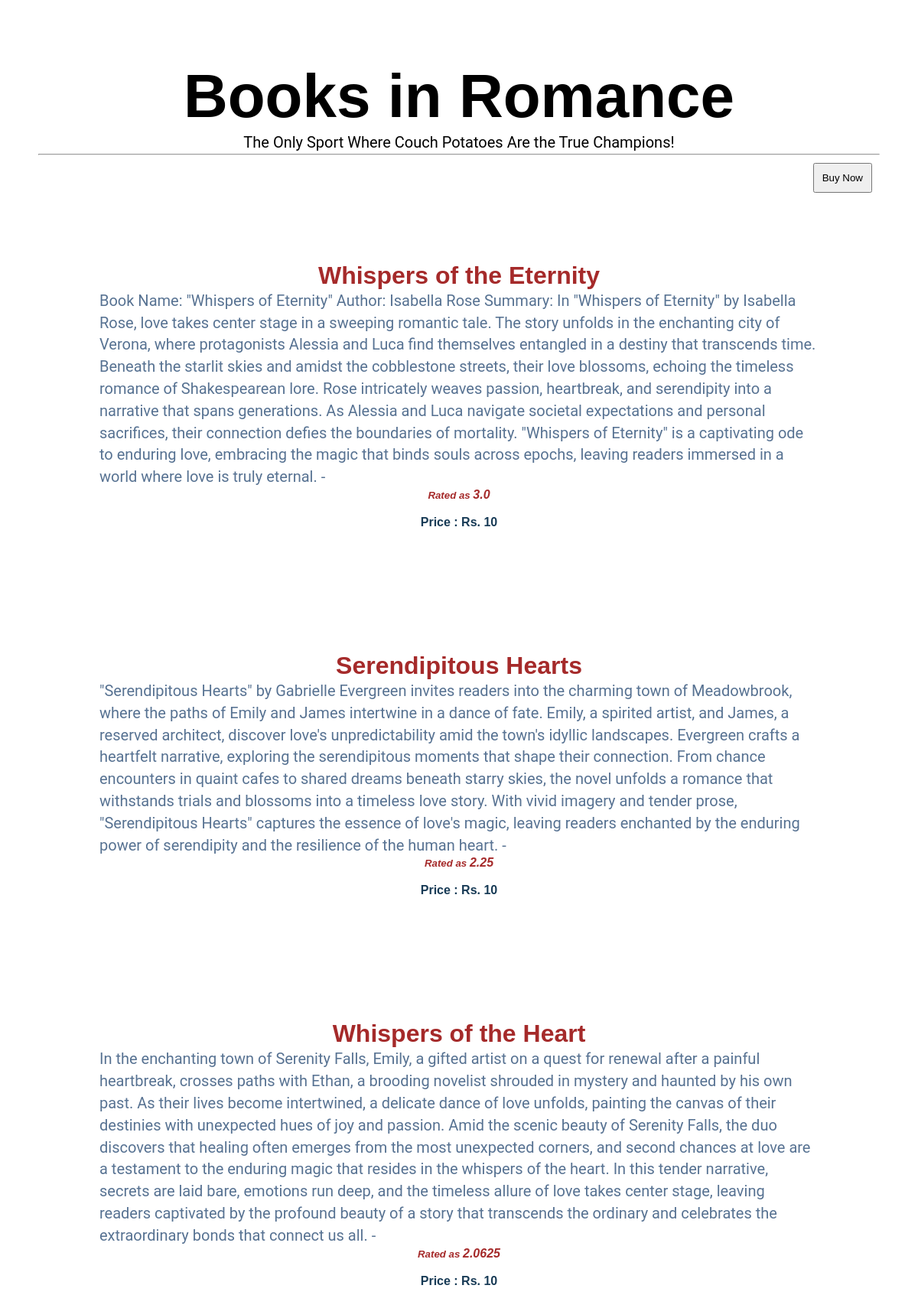
The app's page /section/Romance with its own data.
### app/models.py (models this page shows)
class Section(db.Model):
    id = db.Column(db.Integer, primary_key=True)
    name = db.Column(db.String(50))
    date_created = db.Column(db.Date , default = datetime.utcnow )
    description = db.Column(db.String(100))
    books = db.relationship('Book', backref='section', lazy=True)
    archivist_id = db.Column(db.Integer, db.ForeignKey('archivist.id'))

class Book(db.Model):
    id = db.Column(db.Integer, primary_key=True)
    name = db.Column(db.String(100))
    author = db.Column(db.String(100))
    content = db.Column(db.Text)
    date_issued = db.Column(db.Date)
    date_returned = db.Column(db.Date)
    rating = db.Column(db.Float)
    section_id = db.Column(db.Integer, db.ForeignKey('section.id'))
    archivist_id = db.Column(db.Integer, db.ForeignKey('archivist.id'))

### app/routes.py (the view)
@app.route("/section/<sec_name>")
def section( sec_name ):
    section_info = Section.query.filter_by( name = sec_name ).first()
    all_books = Book.query.filter_by( section_id = section_info.id ).all()
    sorted_books_per_rating = sorted( all_books , key = lambda x : x.rating , reverse= True )
    return render_template( "particular_section.html" , sorted_books_per_rating =sorted_books_per_rating , sec_name = section_info.name  )

### app/templates/particular_section.html (shortened to what this page needs)
<!DOCTYPE html>
<html lang="en">
<head>
  <link rel="stylesheet" href="{{ url_for('static', filename='styles.css' ) }}" />
</head>
<body>
  <section class="top-categories">
    <div class="container">
      <div class="category-heading">
        <h1 style="color: black; font-size: 80px">Books in {{ sec_name }}</h1>
        <p>The Only Sport Where Couch Potatoes Are the True Champions!</p>
      </div>
      <hr>
      <div class="Buy">
        <button><a href=" {{ url_for( 'buy' , sec_name = sec_name ) }}"> Buy Now </a></button>
      </div>
      <div class="available-categories flex">
        {% for book in sorted_books_per_rating %}
        <div class="card flex">
          <h2><a style="color: black"> <strong style="color: brown;">{{ book.name }}</strong> </a></h2>
          <p>{{ book.content }} -
          <h5 style="color : grey"> <em style="color: brown;"> Rated as <strong style="font-size: 16px;">{{ book.rating
                }}</strong> </em></h5>
          </p>
          <br />
          <h4>Price : Rs. 10 </h4>
        </div>
        {% endfor %}
      </div>
    </div>
  </section>
</body>
</html>

### app/static/styles.css (style rules this page uses)
* { margin: 0 ; padding : 0 ; box-sizing : border-box ; }
:root { --primary-text-color : #183b56 ; --secondary-text-color : #577292 ; --accent-color: #2294ed ; --accent-color-dark: #1d69a3 ; --padding-inline-section : 20px ; }
body { font-family: "Poppins" , sans-serif ; color : var(--primary-text-color) ; }
h1 { font-size: 4rem ; }
h2 { font-size: 2rem ; }
p { font-family : 'Roboto' , sans-serif ; font-size: 1.25rem ; color: var(--secondary-text-color) ; line-height : 1.8rem ; }
a { text-decoration : none ; display : inline-block ; }
.container { max-width: 1180px; margin-inline: auto ; padding-inline : var(--padding-inline-section) }
.flex { display : flex ; align-items: center ; }
.top-categories { margin-top: 50px ; padding : 30px ; }
.category-heading { text-align: center ; }
.category-heading p { color: black; }
.available-categories { flex-wrap: wrap ; justify-content: space-evenly; }
.card { flex-direction: column ; margin : 80px 80px ; }

### app/templates/particular_section.html (style rules this page uses)
body { background-image: url('../static/pictures/background-image.avif'); background-repeat: space; background-size: 1%; }
.Buy { text-align: right; }
.Buy button { padding: 10px; margin: 10px; }
.Buy button a { color: black; text-decoration: none; }

### records on screen
Section: name "Romance"
Book: name "Whispers of the Eternity", content "Book Name: \"Whispers of Eternity\" Author: Isabella Rose Summary: In \"Whispers of Eternity\" by Isabella Rose, love takes center stage in a sweeping romantic tale. The story unfolds in the enchanting city of Verona, where protagonists Alessia and Luca find themselves entangled in a destiny that transcends time. Beneath the starlit skies and amidst the cobblestone streets, their love blossoms, echoing the timeless romance of Shakespearean lore. Rose intricately weaves passion, heartbreak, and serendipity into a narrative that spans generations. As Alessia and Luca navigate societal expectations and personal sacrifices, their connection defies the boundaries of mortality. \"Whispers of Eternity\"…", rating "3.0"
Book: name "Serendipitous Hearts", content "\"Serendipitous Hearts\" by Gabrielle Evergreen invites readers into the charming town of Meadowbrook, where the paths of Emily and James intertwine in a dance of fate. Emily, a spirited artist, and James, a reserved architect, discover love's unpredictability amid the town's idyllic landscapes. Evergreen crafts a heartfelt narrative, exploring the serendipitous moments that shape their connection. From chance encounters in quaint cafes to shared dreams beneath starry skies, the novel unfolds a romance that withstands trials and blossoms into a timeless love story. With vivid imagery and tender prose, \"Serendipitous Hearts\" captures the essence of love's magic, leaving readers enchanted by…", rating "2.25"
Book: name "Whispers of the Heart", content "In the enchanting town of Serenity Falls, Emily, a gifted artist on a quest for renewal after a painful heartbreak, crosses paths with Ethan, a brooding novelist shrouded in mystery and haunted by his own past. As their lives become intertwined, a delicate dance of love unfolds, painting the canvas of their destinies with unexpected hues of joy and passion. Amid the scenic beauty of Serenity Falls, the duo discovers that healing often emerges from the most unexpected corners, and second chances at love are a testament to the enduring magic that resides in the whispers of the heart. In this tender narrative, secrets are laid bare, emotions run deep, and the timeless allure of love takes…", rating "2.0625"
